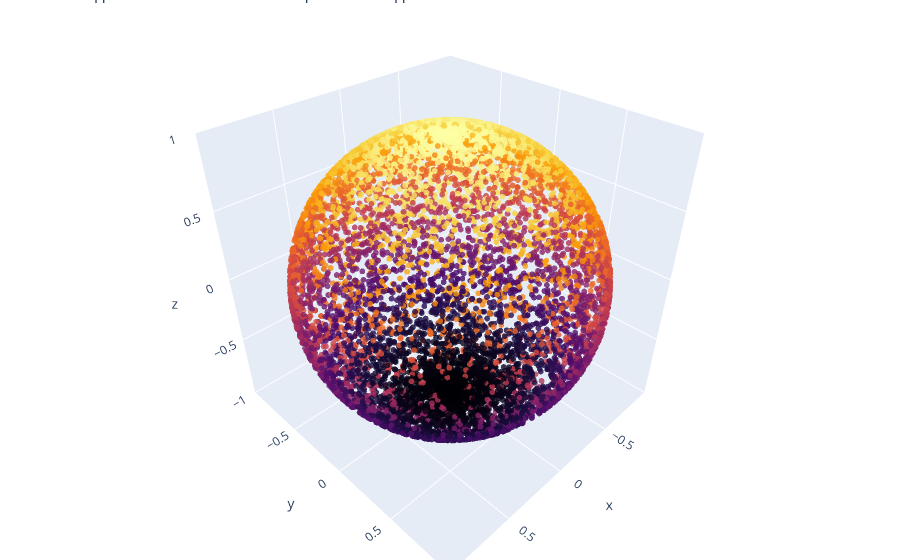

The cell this chart's notebook holds for it:
### Code cell
import numpy as np
import plotly.graph_objects as go

# Создание 3D-графика
fig = go.Figure(data=[go.Scatter3d(
    x=response.json()['x'],
    y=response.json()['y'],
    z=response.json()['z'],
    mode='markers',
    marker=dict(
        size=2,
        color=response.json()['colors'],  # Цветовая карта на основе z-координаты
        colorscale='Inferno',
        opacity=0.8
    )
)])

# Настройка отображения
fig.update_layout(
    scene=dict(
        xaxis=dict(nticks=4, range=[-1.5, 1.5]),
        yaxis=dict(nticks=4, range=[-1.5, 1.5]),
        zaxis=dict(nticks=4, range=[-1.5, 1.5]),
    ),
    title='3D-график шара из точек',
    margin=dict(r=0, l=0, b=0, t=0)
)


fig.update_layout(
    scene=dict(
        xaxis=dict(nticks=4, range=[min(response.json()['x']), max(response.json()['x'])]),
        yaxis=dict(nticks=4, range=[min(response.json()['y']), max(response.json()['y'])]),
        zaxis=dict(nticks=4, range=[min(response.json()['z']), max(response.json()['z'])]),
    ),
    title='3D-модель с использованием цвета из модели',
    margin=dict(r=0, l=0, b=0, t=0)
)

# Отображение графика
fig.show()

### Figure 1 — Plotly figure (JSON) as saved in the notebook; plotly's stock layout.template omitted (floating-point values rounded to 4 significant figures; data arrays with more than 128 entries replaced by an {"elided": "..."} marker saying what was removed)
{"data": [{"marker": {"color": {"elided": "10000 float values"}, "colorscale": [[0, "#000004"], [0.1111, "#1b0c41"], [0.2222, "#4a0c6b"], [0.3333, "#781c6d"], [0.4444, "#a52c60"], [0.5556, "#cf4446"], [0.6667, "#ed6925"], [0.7778, "#fb9b06"], [0.8889, "#f7d13d"], [1, "#fcffa4"]], "opacity": 0.8, "size": 2}, "mode": "markers", "type": "scatter3d", "x": {"elided": "10000 float values"}, "y": {"elided": "10000 float values"}, "z": {"elided": "10000 float values"}}], "layout": {"margin": {"b": 0, "l": 0, "r": 0, "t": 0}, "scene": {"xaxis": {"nticks": 4, "range": [-0.9995, 0.9997]}, "yaxis": {"nticks": 4, "range": [-0.9992, 1.0]}, "zaxis": {"nticks": 4, "range": [-1.0, 1.0]}}, "title": {"text": "3D-модель с использованием цвета из модели"}}}
